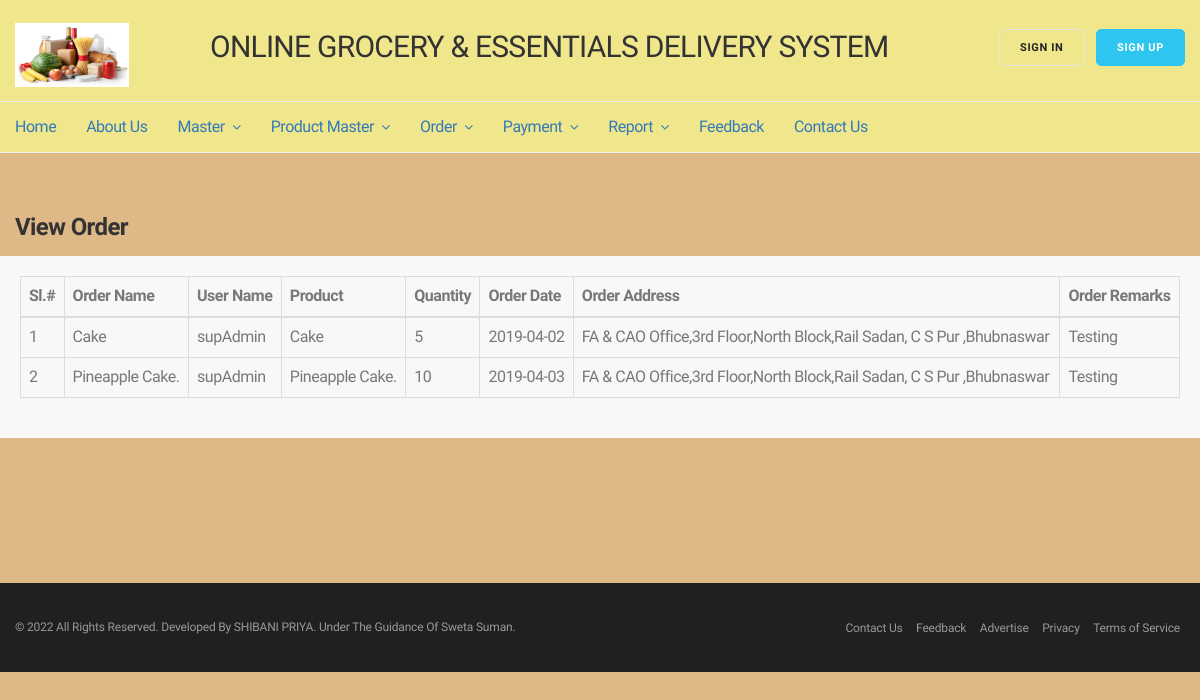
Screenshot of /GROCERY/viewOrder.php with the database file from the repository.
### tables this page shows
CREATE TABLE `orderdetails` (
  `intOrderId` int(11) NOT NULL AUTO_INCREMENT,
  `vchOrderName` varchar(100) DEFAULT NULL,
  `vchUserName` varchar(100) DEFAULT NULL,
  `vchProductId` varchar(100) DEFAULT NULL,
  `vchOrderDate` varchar(100) DEFAULT NULL,
  `vchOrderAddress` varchar(500) DEFAULT NULL,
  `vchOrderRemarks` varchar(500) DEFAULT NULL,
  `quantity` varchar(45) DEFAULT NULL,
  PRIMARY KEY (`intOrderId`)
);

### GROCERY/viewOrder.php (the view, shortened to what this page needs)
<?php
include('config.php');
include("header.php") ?>
<?php
$query = "select * from orderdetails";
$arrResult = mysqli_query($conn, $query);
?>
<div class="container" id="min-height">
	<div class="row">
		<div class="col-md-12">
			<div class="padding-top-60">
				<h3 class="margin-bottom-15"><b>View Order</b></h3>
				<div class="row">
					<div class="col-md-12 col-sm-12 side-newsletter">
						<table class="table table-bordered">
							<thead>
								<tr>
									<th>Sl.#</th>
									<th>Order Name</th>
									<th>User Name</th>
									<th>Product</th>
									<th>Quantity</th>
									<th>Order Date</th>
									<th>Order Address</th>
									<th>Order Remarks</th>
								</tr>
							</thead>
							<tbody>
								<?php while($rows = $arrResult->fetch_array()){ ?>
								<tr>
									<td><?php echo ++$i; ?></td>
									<td><?php echo $rows['vchOrderName']; ?></td>
									<td><?php echo $rows['vchUserName']; ?></td>
									<td><?php echo $rows['vchProductId']; ?></td>
									<td><?php echo $rows['quantity']; ?></td>
									<td><?php echo $rows['vchOrderDate']; ?></td>
									<td><?php echo $rows['vchOrderAddress']; ?></td>
									<td><?php echo $rows['vchOrderRemarks']; ?></td>
								</tr>
								<?php } ?>
							</tbody>
						</table>
					</div>
				</div>
			</div>
		</div>
	</div>
</div>
	<?php include("footer.php") ?>

### GROCERY/css/style.css (style rules this page uses)
body { font-family: 'Hind Vadodara'; font-size: 16px; font-weight: 400; line-height: 22px; color: #787878; letter-spacing: -0.030em; }
h1,h2,h3,h4,h5,h6 { font-family: 'Hind Vadodara'; color: #333333; font-weight: 400; margin: 0; }
h3 { font-size: 24px; line-height: 28px; letter-spacing: -0.025em; }
.container { max-width: 1200px; width: 100%; margin: 0 auto; }
body { position: relative; transition:.4s; left: 0px; }
.side-newsletter { background: #f8f8f8; padding: 20px; }
.margin-bottom-15 { margin-bottom: 15px; }

### GROCERY/viewOrder.php (style rules this page uses)
#min-height { min-height: 25em; }

### rows the page displays
orderdetails: vchOrderName "Cake", vchUserName "supAdmin", vchProductId "Cake", quantity "5", vchOrderDate "2019-04-02", vchOrderAddress "FA & CAO Office,3rd Floor,North Block,Rail Sadan, C S Pur ,Bhubnaswar", vchOrderRemarks "Testing"
orderdetails: vchOrderName "Pineapple Cake.", vchUserName "supAdmin", vchProductId "Pineapple Cake.", quantity "10", vchOrderDate "2019-04-03", vchOrderAddress "FA & CAO Office,3rd Floor,North Block,Rail Sadan, C S Pur ,Bhubnaswar", vchOrderRemarks "Testing"
